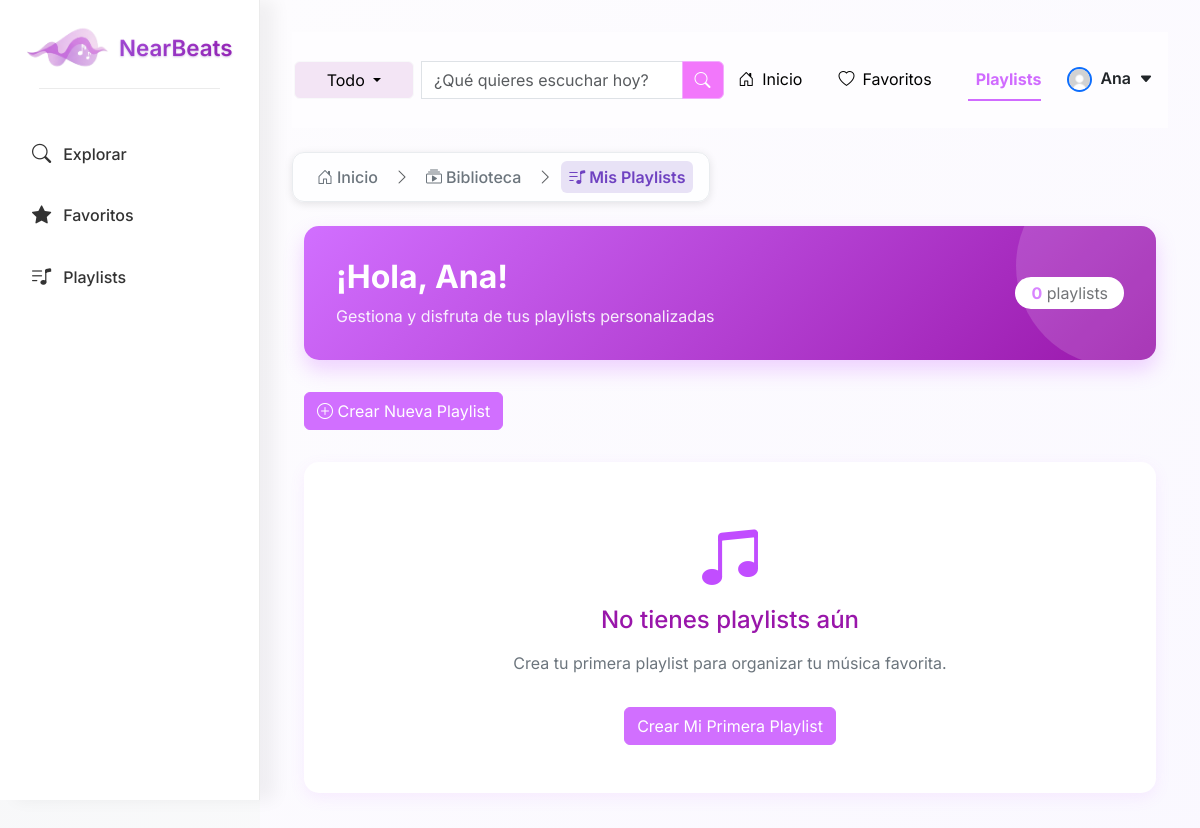
Before: /playlists/ (signed in) with the older database file.
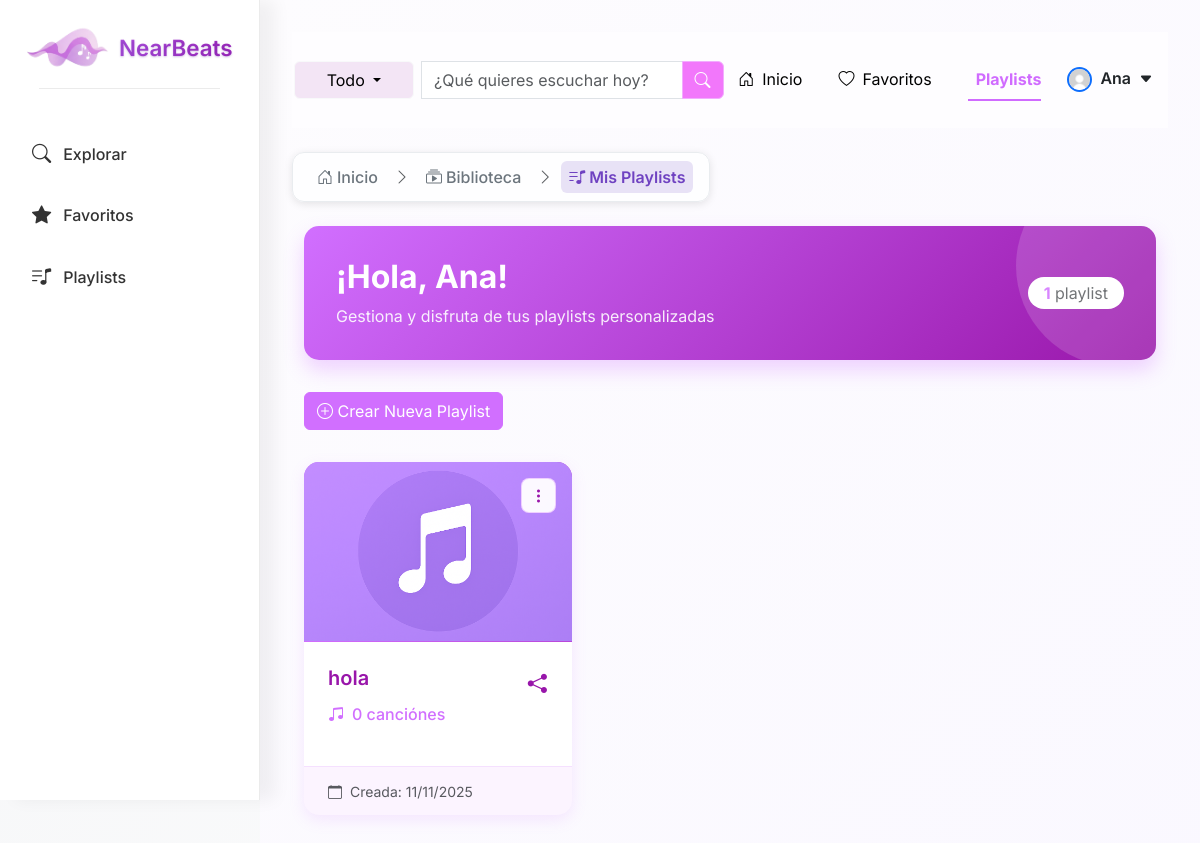
After: the same page with the newer database file.
### library/models.py (models this page shows, shortened)
class Playlist(models.Model):
    name = models.CharField(max_length=255)
    description = models.TextField(blank=True)
    user = models.ForeignKey(
        settings.AUTH_USER_MODEL,
        on_delete=models.CASCADE,
        related_name="playlists"
    )
    songs = models.ManyToManyField('Song', through='PlaylistSong', related_name='playlists')
    cover_image = models.ImageField(
        upload_to='playlist_covers/',
        blank=True,
        null=True,
        help_text="Portada personalizada de la playlist"
    )
    created_at = models.DateTimeField(auto_now_add=True)
    updated_at = models.DateTimeField(auto_now=True)
    class Meta:
        ordering = ['-created_at']
        unique_together = ['name', 'user']

### library/views.py (the view)
# urls.py: path('playlists/', libraryViews.playlists, name='playlists'),
@login_required
def playlists(request):
    user_playlists = Playlist.objects.filter(user=request.user).prefetch_related('songs')
    return render(request, 'playlists.html', {'playlists': user_playlists})

### main/views.py (called while the page is built)
def suggested_songs_context(request):
    try:
        ids = list(Song.objects.values_list('id', flat=True))
        if not ids:
            return {'suggested_songs': []}
        sample_ids = random.sample(ids, min(3, len(ids)))
        qs = Song.objects.filter(id__in=sample_ids)
        result = []
        for s in qs:
            result.append({
                'id': s.id,
                'title': s.title,
                'artist': s.artist_name,
                'cover': s.cover_image.url if s.cover_image else None,
            })
        return {'suggested_songs': result}
    except Exception:
        return {'suggested_songs': []}

### library/templates/playlists.html (shortened to what the changed rows need)
{% extends "base_library.html" %}
{% load static %}
{% block extra_css %}
  <link rel="stylesheet" href="{% static 'css/style_viewplaylists.css' %}?v=1">
{% endblock %}
{% block content %}
<div class="container-fluid">
    <div class="user-banner">
        <div class="row align-items-center">
            <div class="col-md-8">
                <h2>¡Hola, {{ request.user.nombre|default:"Usuario" }}!</h2>
            </div>
            <div class="col-md-4 text-md-end">
                <div class="d-inline-block bg-white rounded-pill px-3 py-1">
                    <span class="text-purple fw-bold" style="color: var(--primary-purple) !important;">{{ playlists|length }}</span>
                    <span class="text-muted"> playlist{{ playlists|length|pluralize:"s" }}</span>
                </div>
            </div>
        </div>
    </div>
    <div class="row">
        {% if playlists %}
            {% for playlist in playlists %}
            <div class="col-md-6 col-lg-4 mb-4">
                <div class="card playlist-card h-100">
                    <div class="playlist-actions">
                        <div class="dropdown">
                            <button class="dropdown-toggle" type="button" data-bs-toggle="dropdown" aria-expanded="false"
                                    onclick="event.preventDefault(); event.stopPropagation();">
                                <i class="bi bi-three-dots-vertical"></i>
                            </button>
                        </div>
                    </div>
                    <a href="{% url 'playlist_detail' playlist.id %}" class="playlist-link">
                        {% if playlist.cover_image %}
                            <img src="{{ playlist.cover_image.url }}" alt="{{ playlist.name }}" class="playlist-cover">
                        {% else %}
                            <div class="playlist-cover playlist-cover-default">
                                <img src="{% static 'images/sin_portada.png' %}" alt="{{ playlist.name }}" class="playlist-cover">
                            </div>
                        {% endif %}
                        <div class="card-body">
                            <div class="d-flex justify-content-between">
                                <h5 class="card-title">{{ playlist.name }}</h5>
                                <button class="btn btn-link p-0 share-btn"
                                        onclick="event.stopPropagation(); event.preventDefault(); share_playlist('{{ playlist.id }}');"
                                        title="Compartir playlist">
                                    <i class="bi bi-share-fill" style="font-size: 1.2rem; color: #9816AA; "></i>
                                </button>
                            </div>
                            <p class="card-text">
                                <span class="song-count">
                                    <i class="bi bi-music-note-beamed"></i>
                                    {{ playlist.songs.count }} canción{{ playlist.songs.count|pluralize:"es" }}
                                </span>
                            </p>
                        </div>
                        <div class="card-footer text-muted">
                            <small><i class="bi bi-calendar me-1"></i> Creada: {{ playlist.created_at|date:"d/m/Y" }}</small>
                        </div>
                    </a>
                </div>
            </div>
            {% endfor %}
        {% else %}
            <div class="col-12">
                <div class="empty-state">
                    <i class="bi bi-music-note-beamed"></i>
                    <h4>No tienes playlists aún</h4>
                    <p>Crea tu primera playlist para organizar tu música favorita.</p>
                    <a href="{% url 'create_playlist' %}" class="btn btn-primary">
                        Crear Mi Primera Playlist
                    </a>
                </div>
            </div>
        {% endif %}
    </div>
</div>
{% endblock %}

Changed rows visible on the page:
added Playlist: name "hola", songs.count "0", created_at "11/11/2025"
Other visible differences:
{{ playlists|length }}: "0" → "1"
text no longer shown: "No tienes playlists aún Crea tu primera playlist para organizar tu música favorita. Crear Mi Primera Playlist"
